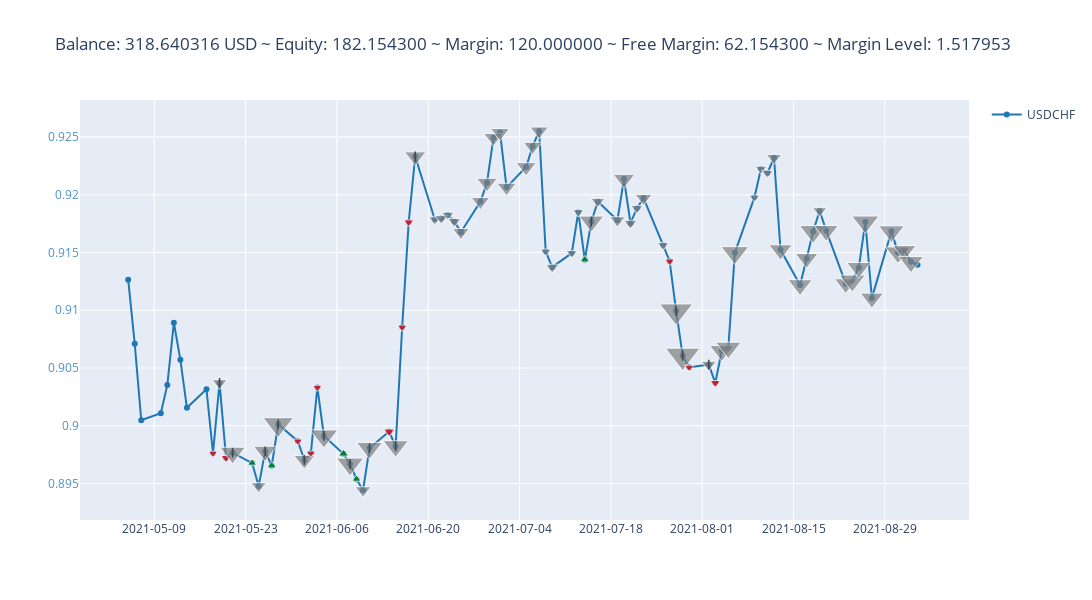

Here is the notebook cell this chart was saved with:
### Code cell
testing_env.render('simple_figure')
testing_env.render('advanced_figure', time_format="%Y-%m-%d")
